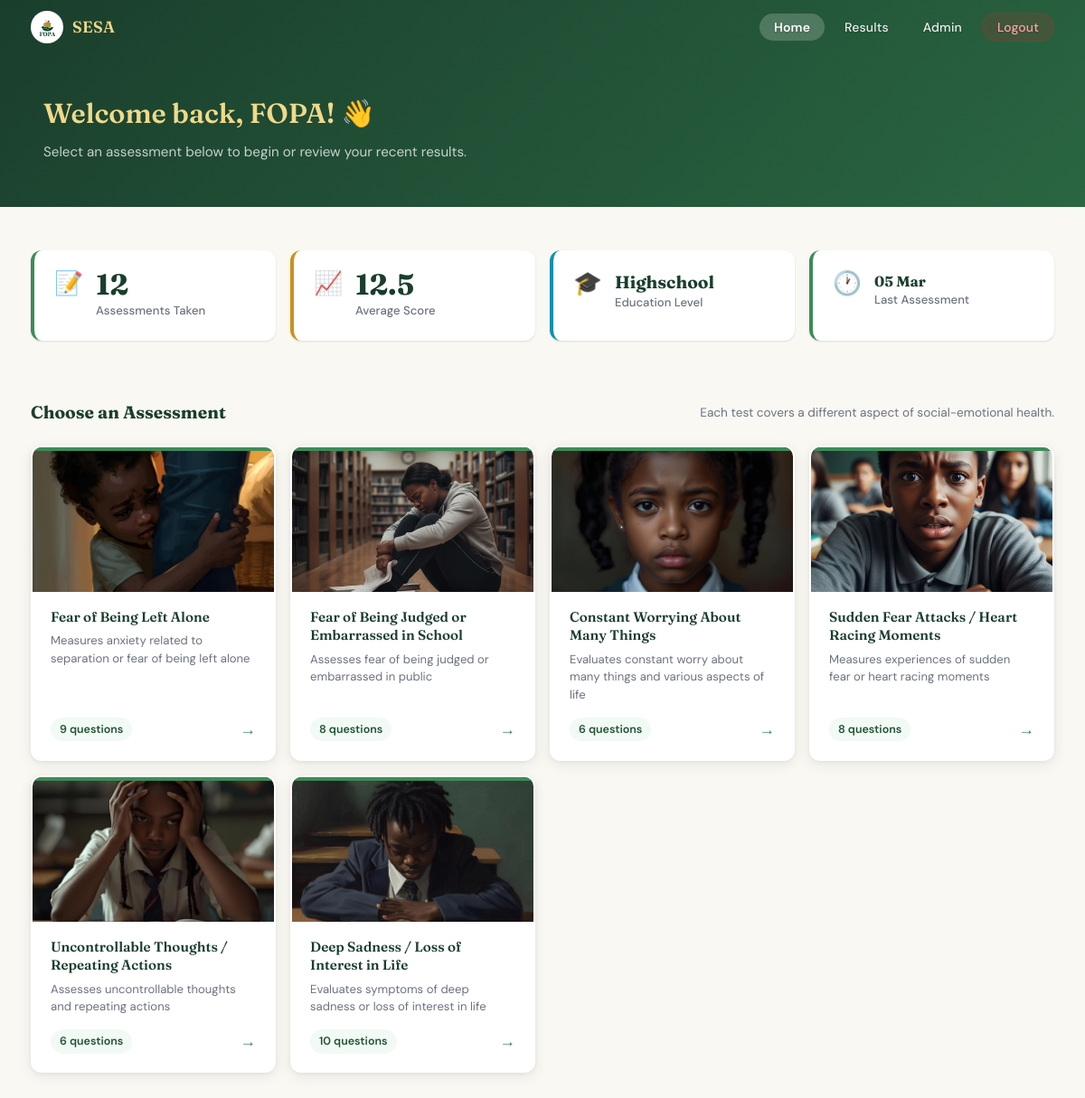
The page /home (signed in) on the database its author committed.
### app/models/account.py (models this page shows, shortened)
class Accounts(UserMixin, db.Model):
    __tablename__ = 'accounts'
    id = db.Column(db.Integer, primary_key=True)
    fname = db.Column(db.String(100), nullable=False)
    lname = db.Column(db.String(100), nullable=False)
    email = db.Column(db.String(120), unique=True, nullable=False, index=True)
    username = db.Column(db.String(50), unique=True, nullable=False, index=True)
    password = db.Column(db.String(256), nullable=False)
    level = db.Column(db.String(50), nullable=True)
    gender = db.Column(db.String(20), nullable=True)
    birthdate = db.Column(db.Date, nullable=True)
    last_login = db.Column(db.DateTime, nullable=True)
    created_at = db.Column(db.DateTime, default=lambda: datetime.now(timezone.utc))
    school_id = db.Column(
        db.Integer,
        db.ForeignKey('school.id', ondelete='CASCADE', name='fk_accounts_school_id'),
        nullable=True,
        index=True
    )
    class_group = db.Column(db.String(50), nullable=True)   # e.g. "Form 2A", "JHS 3B"
    phone = db.Column(db.String(20), nullable=True)         # for SMS clinical alerts
    is_admin = db.Column(db.Boolean, default=False, nullable=False)
    is_counsellor = db.Column(db.Boolean, default=False, server_default='0', nullable=False)
    failed_attempts = db.Column(db.Integer, default=0, server_default='0', nullable=False)
    locked_until = db.Column(db.DateTime, nullable=True)  # NULL = not locked
    test_results = db.relationship(
        'TestResult',
        backref='account',
        lazy='dynamic',
        cascade='all, delete-orphan'
    )
    @property
    def is_super_admin(self):
        return self.is_admin
    LOCKOUT_THRESHOLD = 5      # failed attempts before lockout
    LOCKOUT_MINUTES   = 15     # minutes locked after threshold reached

### app/models/test_result.py (models this page shows, shortened)
class TestResult(db.Model):
    __tablename__ = 'test_results'
    id = db.Column(db.Integer, primary_key=True)
    user_id = db.Column(db.Integer, db.ForeignKey('accounts.id', ondelete='CASCADE'), nullable=False, index=True)
    test_type = db.Column(db.String(100), nullable=False, index=True)
    score = db.Column(db.Integer, nullable=False)
    max_score = db.Column(db.Integer, nullable=True)
    stage = db.Column(db.String(50), nullable=True, index=True)  # "Normal Stage", "Mild Stage", etc.
    feedback = db.Column(db.Text, nullable=True)
    details = db.Column(db.Text, nullable=True)           # kept for backward compat
    taken_at = db.Column(db.DateTime, default=lambda: datetime.now(timezone.utc), index=True)

### app/routes/main.py (the view)
@main_bp.route('/home')
@login_required
def home():
    user = current_user
    results = user.test_results.order_by(TestResult.taken_at.desc()).all()
    total_tests = len(results)
    most_recent = results[0] if results else None
    def q_count(test_type):
        return Question.query.filter_by(test_type=test_type).count()
    tests_meta = [
        {'name': 'Separation Anxiety Disorder',   'key': 'sad',  'count': q_count('Separation Anxiety Disorder'),   'icon': '🏠', 'color': 'teal'},
        {'name': 'Social Phobia',                 'key': 'sp',   'count': q_count('Social Phobia'),                 'icon': '👥', 'color': 'blue'},
        {'name': 'Generalised Anxiety Disorder',  'key': 'gad',  'count': q_count('Generalised Anxiety Disorder'),  'icon': '🌀', 'color': 'purple'},
        {'name': 'Panic Disorder',                'key': 'pd',   'count': q_count('Panic Disorder'),                'icon': '💨', 'color': 'orange'},
        {'name': 'Obsessive Compulsive Disorder', 'key': 'ocd',  'count': q_count('Obsessive Compulsive Disorder'), 'icon': '🔄', 'color': 'red'},
        {'name': 'Major Depressive Disorder',     'key': 'mdd',  'count': q_count('Major Depressive Disorder'),     'icon': '🌧', 'color': 'indigo'},
    ]
    avg_score = round(sum(r.score for r in results) / total_tests, 1) if total_tests else 0
    from datetime import datetime, timedelta
    now = datetime.now()
    first_of_this_month = now.replace(day=1)
    first_of_last_month = (first_of_this_month - timedelta(days=1)).replace(day=1)
    last_month_results = [r for r in results if r.taken_at and first_of_last_month <= r.taken_at < first_of_this_month]
    prev_avg = round(sum(r.score for r in last_month_results) / len(last_month_results), 1) if last_month_results else None
    score_change = None
    if prev_avg is not None and total_tests > len(last_month_results):
        score_change = avg_score - prev_avg  # positive = went up, negative = went down
    return render_template(
        'main/home.html',
        user=user,
        total_tests=total_tests,
        avg_score=avg_score,
        most_recent=most_recent,
        tests_meta=tests_meta,
        score_change=score_change,
        prev_avg=prev_avg,
    )

### app/__init__.py (called while the page is built)
def _init_extensions(app: Flask) -> None:
    db.init_app(app)
    migrate.init_app(app, db)
    csrf.init_app(app)
    login_manager.init_app(app)
    limiter.init_app(app)
    from app.models.account import Accounts
    @login_manager.user_loader
    def load_user(user_id: str):
        return Accounts.query.get(int(user_id))

### app/templates/main/home.html (shortened to what this page needs)
{% extends 'base.html' %}
{% block nav_links %}
  <li><a href="{{ url_for('main.home') }}" class="active">Home</a></li>
  <li><a href="{{ url_for('main.results') }}">Results</a></li>
  {% if current_user.is_super_admin %}
    <li><a href="{{ url_for('admin.dashboard') }}">Admin</a></li>
  {% endif %}
  <li><a href="{{ url_for('auth.logout') }}" class="btn-nav-logout">Logout</a></li>
{% endblock %}
{% block body %}
<div class="page-hero">
  <div class="container">
    <h1>Welcome back, {{ user.fname }}! 👋</h1>
    <p>Select an assessment below to begin or review your recent results.</p>
  </div>
</div>
<div class="container" style="padding-top: 40px; padding-bottom: 48px;">
  <div class="stat-grid">
    <div class="stat-card">
      <div class="stat-icon">📝</div>
      <div>
        <div class="stat-value">{{ total_tests }}</div>
        <div class="stat-label">Assessments Taken</div>
      </div>
    </div>
    <div class="stat-card gold">
      <div class="stat-icon">📈</div>
      <div>
        <div class="stat-value">
          {{ avg_score }}
        </div>
        <div class="stat-label">Average Score{% if prev_avg is not none %} (was {{ prev_avg }}){% endif %}</div>
      </div>
    </div>
    <div class="stat-card teal">
      <div class="stat-icon">🎓</div>
      <div>
        <div class="stat-value" style="font-size: 1.2rem; margin-top: 4px;">{{ user.level | capitalize if user.level else '—' }}</div>
        <div class="stat-label">Education Level</div>
      </div>
    </div>
    <div class="stat-card">
      <div class="stat-icon">🕐</div>
      <div>
        <div class="stat-value" style="font-size: 1rem; margin-top: 4px;">
          {% if most_recent %}{{ most_recent.taken_at.strftime('%d %b') }}{% else %}—{% endif %}
        </div>
        <div class="stat-label">Last Assessment</div>
      </div>
    </div>
  </div>
  <div class="section">
    <div class="section-head">
      <h2>Choose an Assessment</h2>
      <p style="font-size: 0.85rem; color: var(--gray-500);">Each test covers a different aspect of social-emotional health.</p>
    </div>
    <div class="test-grid">
      {% for test in tests_meta %}
      <a href="{{ url_for('test.display_questions', test_type=test.name) }}" class="test-card">
        <div class="test-card-image">
          <img src="{{ url_for('static', filename=test.image) }}" alt="{{ test.name }}">
        </div>
        <div class="test-card-content">
          <h3>{{ test.title }}</h3>
          <p>{{ test.desc }}</p>
          <div class="test-card-meta">
            <span class="test-card-count">{{ test.count }} questions</span>
            <span class="test-card-arrow">→</span>
          </div>
        </div>
      </a>
      {% endfor %}
    </div>
  </div>
</div>
</div>
{% endblock %}

### app/templates/main/home.html (style rules this page uses)
.test-card { display: flex; flex-direction: column; padding: 0; overflow: hidden; }
.test-card-image { width: 100%; height: 160px; overflow: hidden; background: var(--green-50); flex-shrink: 0; }
.test-card-image img { width: 100%; height: 100%; object-fit: cover; transition: transform 0.4s ease; }
.test-card-content { padding: 18px 20px; display: flex; flex-direction: column; flex: 1; }
.test-card-content h3 { font-family: var(--font-display); font-size: 0.95rem; font-weight: 600; color: var(--green-800); margin-bottom: 6px; line-height: 1.35; }
.test-card-content p { font-size: 0.82rem; color: var(--gray-500); margin-bottom: 14px; line-height: 1.5; flex: 1; }
.test-grid { display: grid; grid-template-columns: repeat(auto-fill, minmax(220px, 1fr)); gap: 16px; }
.test-card { display: flex; flex-direction: column; padding: 0; overflow: hidden; background: #fff; border-radius: var(--radius-md); box-shadow: var(--shadow-md); }

### rows shown on the page
Accounts: fname "FOPA", level "Highschool"
TestResult: taken_at "05 Mar"

### other values the page prints
{{ total_tests }} "12"
{{ avg_score }} "12.5"
{{ test.title }} "Fear of Being Left Alone" "Fear of Being Judged or Embarrassed in School" "Constant Worrying About Many Things" "Sudden Fear Attacks / Heart Racing Moments" "Uncontrollable Thoughts / Repeating Actions" "Deep Sadness / Loss of Interest in Life"
{{ test.desc }} "Measures anxiety related to separation or fear of being left alone" "Assesses fear of being judged or embarrassed in public" "Evaluates constant worry about many things and various aspects of life" "Measures experiences of sudden fear or heart racing moments" "Assesses uncontrollable thoughts and repeating actions" "Evaluates symptoms of deep sadness or loss of interest in life"
{{ test.count }} "9" "8" "6" "8" "6" "10"
